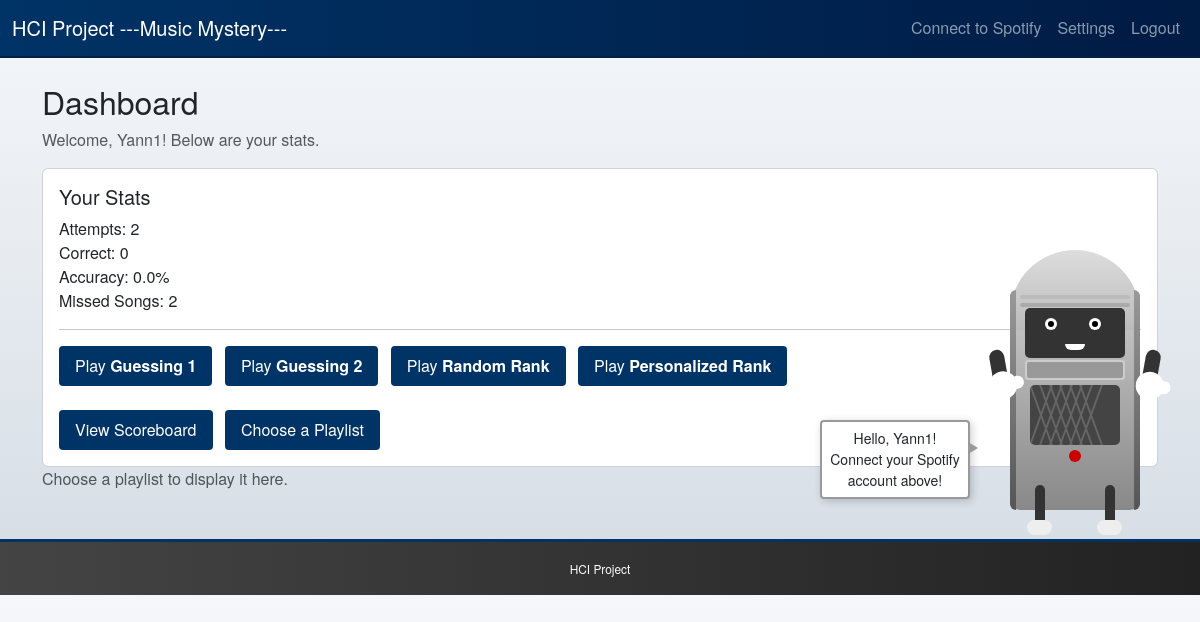
Page /dashboard (signed in) on the committed database.
### models.py (models this page shows, shortened)
class User(db.Model):
    id = db.Column(db.Integer, primary_key=True)
    username = db.Column(db.String(80), unique=True, nullable=False)
    password = db.Column(db.String(80), nullable=False)
    total_correct = db.Column(db.Integer, default=0)
    total_attempts = db.Column(db.Integer, default=0)
    missed_songs = db.Column(db.String(1000), default="[]")
    random_guess_elo = db.Column(db.Integer, default=1200)
    personalized_guess_elo = db.Column(db.Integer, default=1200)
    random_rank_elo = db.Column(db.Integer, default=1200)
    personalized_rank_elo = db.Column(db.Integer, default=1200)
    preferences_json = db.Column(db.Text, default="{}")
    def get_missed_songs(self):
        try:
            return json.loads(self.missed_songs)
        except:
            return []
    def get_accuracy(self):
        if self.total_attempts == 0:
            return 0
        return self.total_correct / self.total_attempts

### routes/quiz_main.py (the view, shortened to what this page needs)
@quiz_bp.route('/dashboard')
@require_login
def dashboard():
    user = current_user()
    if not user:
        return redirect(url_for('auth_bp.login'))
    missed_count = len(user.get_missed_songs())
    if not session.get("spotify_token"):
        session["buddy_message"] = f"Hello, {user.username}! Connect your Spotify account above!"
    else:
        lines = get_buddy_personality_lines()
        session["buddy_message"] = lines['start'][0]
    return render_template('dashboard.html',
                           user=user,
                           missed_count=missed_count,
                           all_songs=ALL_TRACKS)

### app.py (called while the page is built)
def create_app():
    load_dotenv()
    app = Flask(__name__)
    app.secret_key = "ANY_RANDOM_SECRET_FOR_DEVELOPMENT"
    app.config["SQLALCHEMY_DATABASE_URI"] = "sqlite:///guessing_game.db"
    app.config["SQLALCHEMY_TRACK_MODIFICATIONS"] = False
    db.init_app(app)
    @app.context_processor
    def inject_now():
        return {"now": datetime.datetime.now()}
    @app.context_processor
    def inject_buddy_message():
        return {
            "buddy_message": session.get("buddy_message", ""),
            "buddy_hint": session.get("buddy_hint", "")
        }
    from routes.auth import auth_bp
    from routes.quiz_base import quiz_bp
    import routes.quiz_main
    import routes.quiz_personalized
    import routes.quiz_ranking
    app.register_blueprint(auth_bp)
    app.register_blueprint(quiz_bp)
    with app.app_context():
        db.create_all()
    return app

### routes/quiz_main.py (called while the page is built)
def current_user():
    uid = session.get("user_id")
    if not uid:
        return None
    return User.query.get(uid)

def require_login(f):
    @wraps(f)
    def wrapper(*args, **kwargs):
        if not current_user():
            flash("Please log in first!", "warning")
            return redirect(url_for('auth_bp.login'))
        return f(*args, **kwargs)
    return wrapper

### templates/dashboard.html
{% extends "layout.html" %}
{% block content %}
<h2>Dashboard</h2>
<p class="text-muted">Welcome, {{ user.username }}! Below are your stats.</p>
<div class="card mt-3">
  <div class="card-body">
    <h5 class="card-title">Your Stats</h5>
    <p class="card-text">
      Attempts: {{ user.total_attempts }}<br/>
      Correct: {{ user.total_correct }}<br/>
      Accuracy: {{ (user.get_accuracy()*100)|round(1) }}%<br/>
      Missed Songs: {{ missed_count }}
    </p>
    <hr/>
    <button class="btn quiz-btn me-2"
            onclick="window.location='{{ url_for('quiz_bp.random_version') }}'">
      Play <strong>Guessing 1</strong>
    </button>
    <button class="btn quiz-btn me-2"
            onclick="window.location='{{ url_for('quiz_bp.personalized_version') }}'">
      Play <strong>Guessing 2</strong>
    </button>
    <button class="btn quiz-btn me-2"
            onclick="window.location='{{ url_for('quiz_bp.random_rank') }}'">
      Play <strong>Random Rank</strong>
    </button>
    <button class="btn quiz-btn"
            onclick="window.location='{{ url_for('quiz_bp.personalized_rank') }}'">
      Play <strong>Personalized Rank</strong>
    </button>
    <br/><br/>
    <button class="btn quiz-btn me-2"
            onclick="window.location='{{ url_for('quiz_bp.scoreboard') }}'">
      View Scoreboard
    </button>
    <button class="btn quiz-btn"
        onclick="window.location='{{ url_for('quiz_bp.choose_playlist') }}'">
        Choose a Playlist
      </button>
  </div>
</div>
{% if session.playlist_id %}
<hr/>
<iframe
  style="border-radius:12px"
  src="https://open.spotify.com/embed/playlist/{{ session.playlist_id }}"
  width="100%"
  height="380"
  frameborder="0"
  allow="autoplay; clipboard-write; encrypted-media; fullscreen; picture-in-picture"
  loading="lazy">
</iframe>
{% else %}
<p class="text-muted">
  Choose a playlist to display it here.
</p>
{% endif %}
{% endblock %}

### static/css/style.css (style rules this page uses)
body { background: linear-gradient(180deg, #f5f7fa 0%, #d4dce4 100%); margin: 0; padding: 0; font-family: "Helvetica Neue", Arial, sans-serif; }
.quiz-btn { background-color: #003366; color: #fff; border: none; transition: transform 0.2s ease, background-color 0.2s ease; padding: 0.5rem 1rem; margin-right: 0.5rem; border-radius: 4px; }

### rows in the picture
User: username "Yann1", total_attempts "2", total_correct "0", (user.get_accuracy()*100)|round(1) "0.0"

### other values in the picture
{{ missed_count }} "2"
